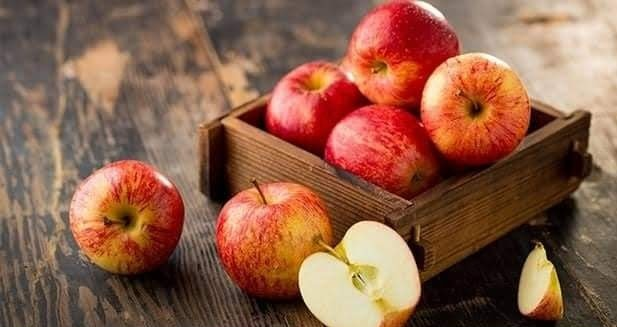
#> input picture Frontend/images/about2.jpg, 617 x 327 px, given in place of the camera
$ jupyter execute --allow-errors Combined_test_V1.ipynb
#> lines starting #> are read from the running program, lines starting #| are printed output that depends on the picture
[cell 1]
import numpy as np
import pandas as pd
#import os
import cv2
import matplotlib.pyplot as plt
from tqdm import tqdm
from random import shuffle
from keras.utils  import to_categorical
import pickle
from tensorflow.keras.preprocessing import image
from tensorflow.keras.optimizers import RMSprop
from imutils.video import VideoStream
import argparse
import datetime
import imutils
import time

[cell 2]
from keras import models
#> (the rest of this cell did not finish here and is left out)

[cell 3]
def check_defection(fruit):
    p = model.predict_classes(fruit.reshape(1,100,100,3))
    if p==[0]:
        print("Fresh")
    else:
        print("Defected")

[cell 4]
currentframe = 0


#save_path="./img/"

# construct the argument parser and parse the arguments
ap = argparse.ArgumentParser()
ap.add_argument("-f", "--fff", help="a dummy argument to fool ipython", default="1")
ap.add_argument("-v", "--video", help="path to the video file")
ap.add_argument("-a", "--min-area", type=int, default=750, help="minimum area size")
#args, unknown = parser.parse_known_args()
args = vars(ap.parse_args())


# if the video argument is None, then we are reading from webcam
if args.get("video", None) is None:
    vs = VideoStream(src=0).start()
    time.sleep(2.0)
# otherwise, we are reading from a video file
else:
    vs = cv2.VideoCapture(args["video"])
# initialize the first frame in the video stream
firstFrame = None


# loop over the frames of the video
while True:
    # grab the current frame and initialize the occupied/unoccupied
    # text
    frame = vs.read()
#> frame is the input picture: shape (327, 617, 3); mean B, G, R 73.7, 95.5, 140.9
    frame = frame if args.get("video", None) is None else frame[1]
    text = "Unoccupied"
    # if the frame could not be grabbed, then we have reached the end
    # of the video
    if frame is None:
        break
    # resize the frame, convert it to grayscale, and blur it
    frame = imutils.resize(frame, width=500)
#> frame: shape (264, 500, 3)
    gray = cv2.cvtColor(frame, cv2.COLOR_BGR2GRAY)
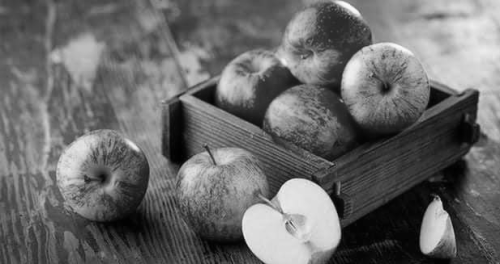
#> gray: shape (264, 500); min 0, max 251, mean 106.6
    gray = cv2.GaussianBlur(gray, (21, 21), 0)
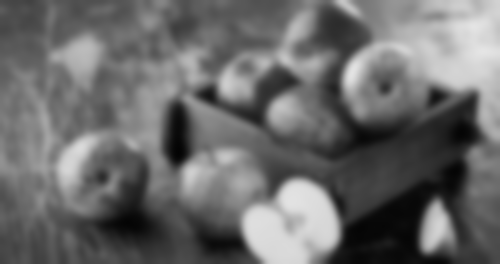
#> gray: shape (264, 500); min 3, max 229, mean 106.6
    # if the first frame is None, initialize it
    if firstFrame is None:
        firstFrame = gray
        continue


# compute the absolute difference between the current frame and
    # first frame
    frameDelta = cv2.absdiff(firstFrame, gray)
    thresh = cv2.threshold(frameDelta, 25, 255, cv2.THRESH_BINARY)[1]
    # dilate the thresholded image to fill in holes, then find contours
    # on thresholded image
    thresh = cv2.dilate(thresh, None, iterations=2)
    cnts = cv2.findContours(thresh.copy(), cv2.RETR_EXTERNAL,
        cv2.CHAIN_APPROX_SIMPLE)
    cnts = imutils.grab_contours(cnts)
    # loop over the contours
    for c in cnts:
        # if the contour is too small, ignore it
        if cv2.contourArea(c) < args["min_area"]:
            continue

        # compute the bounding box for the contour, draw it on the frame,
        # and update the text
        #(x, y, w, h) = cv2.boundingRect(c)
        #cv2.rectangle(frame, (x, y), (x + w, y + h), (0, 255, 0), 2)


        text = "Occupied"
        #cv2.imwrite (save_path + str ( datetime.datetime.now().strftime("%A %d %B %Y %I:%M:%S%p")) + ".jpg", frame )


        if text =="Occupied":
            time.sleep(1)
            # if video is still left continue creating images
            name = './data/frame' + str(currentframe) + '.jpg'
            print('Creating...' + name)

            # writing the extracted images
            cv2.imwrite(name, frame)

            # increasing counter so that it will
            # show how many frames are created
            currentframe += 1
            time.sleep(1)


        # draw the text and timestamp on the frame
    cv2.putText(frame, "Room Status: {}".format(text), (10, 20),
        cv2.FONT_HERSHEY_SIMPLEX, 0.5, (0, 0, 255), 2)
    cv2.putText(frame, datetime.datetime.now().strftime("%A %d %B %Y %I:%M:%S%p"),
        (10, frame.shape[0] - 10), cv2.FONT_HERSHEY_SIMPLEX, 0.35, (0, 0, 255), 1)


    # show the frame and record if the user presses a key
    cv2.imshow("Security Feed", frame)
    cv2.imshow("Thresh", thresh)
    cv2.imshow("Frame Delta", frameDelta)
    key = cv2.waitKey(1) & 0xFF
    # if the `q` key is pressed, break from the lop
    if key == ord("q"):
        break
# cleanup the camera and close any open windows
vs.stop() if args.get("video", None) is None else vs.release()
cv2.destroyAllWindows()

$ run again, on Frontend/images/back3.jpg
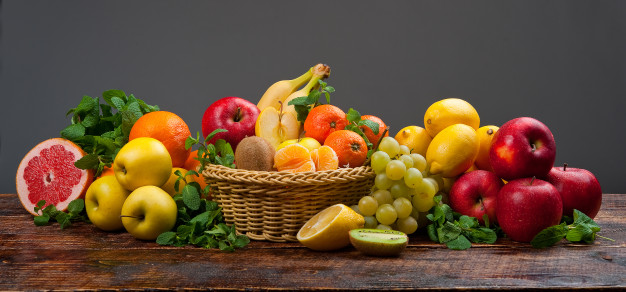
#> input picture Frontend/images/back3.jpg, 626 x 292 px, given in place of the camera
#> frame is the input picture: shape (292, 626, 3); mean B, G, R 54.3, 78.2, 103.7
#> `frame = imutils.resize(frame, width=500)`:
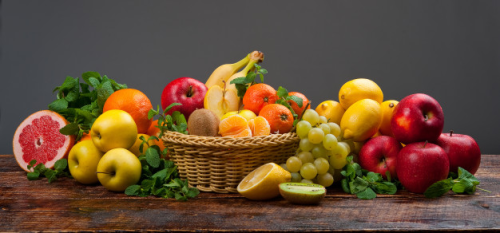
#> frame: shape (233, 500, 3); mean B, G, R 54.3, 78.2, 103.7
#> `gray = cv2.GaussianBlur(gray, (21, 21), 0)`:
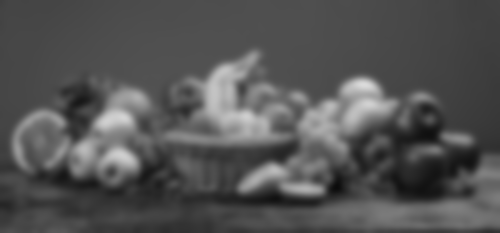
#> gray: shape (233, 500); min 11, max 219, mean 83.2

$ run again, on Frontend/images/back5.jpg
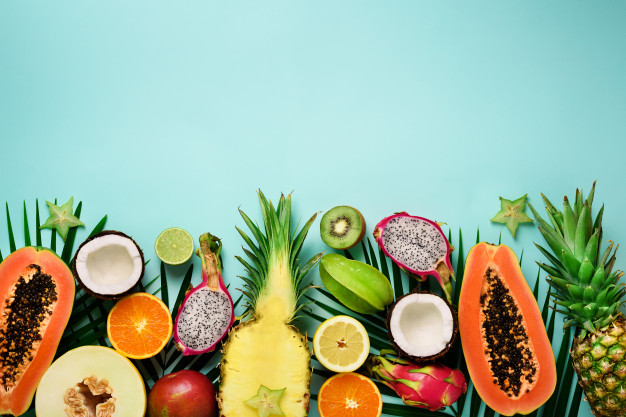
#> input picture Frontend/images/back5.jpg, 626 x 417 px, given in place of the camera
#> frame is the input picture: shape (417, 626, 3); mean B, G, R 153.1, 178.3, 157.3
#> frame: shape (333, 500, 3)
#> `gray = cv2.cvtColor(frame, cv2.COLOR_BGR2GRAY)`:
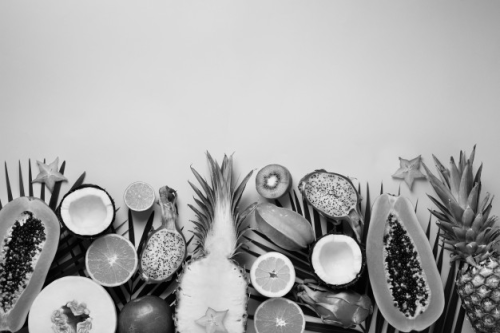
#> gray: shape (333, 500); min 0, max 243, mean 169.2
#> `gray = cv2.GaussianBlur(gray, (21, 21), 0)`:
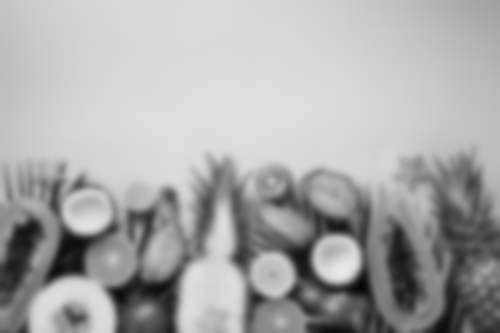
#> gray: shape (333, 500); min 6, max 233, mean 169.2

$ run again, on Frontend/images/backg.jpg
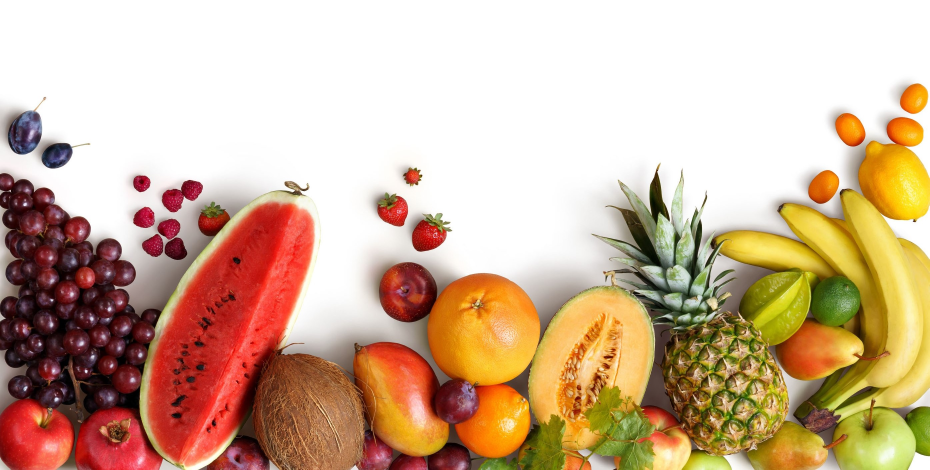
#> input picture Frontend/images/backg.jpg, 2789 x 1409 px, given in place of the camera (shown at 1/3 size)
#> frame is the input picture: shape (1409, 2789, 3); mean B, G, R 150.1, 177, 207
#> frame: shape (252, 500, 3)
#> `gray = cv2.cvtColor(frame, cv2.COLOR_BGR2GRAY)`:
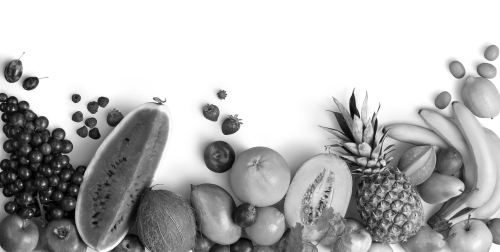
#> gray: shape (252, 500); min 0, max 255, mean 182.9
#> `gray = cv2.GaussianBlur(gray, (21, 21), 0)`:
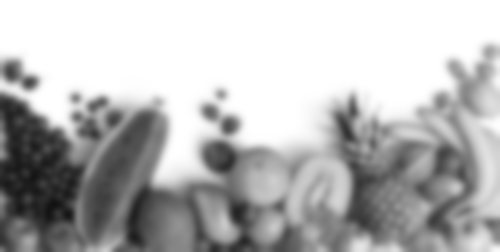
#> gray: shape (252, 500); min 17, max 255, mean 182.9
